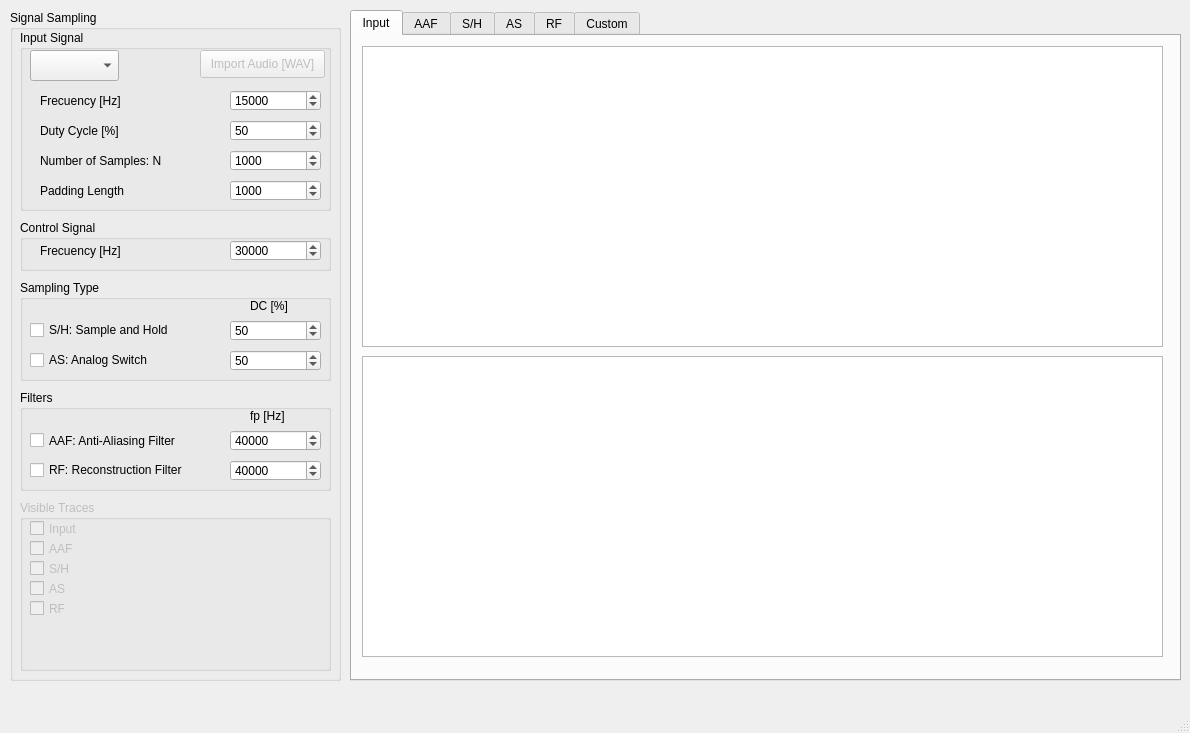
<?xml version="1.0" encoding="UTF-8"?>
<ui version="4.0">
 <class>MainWindow</class>
 <widget class="QMainWindow" name="MainWindow">
  <property name="geometry">
   <rect>
    <x>0</x>
    <y>0</y>
    <width>1190</width>
    <height>733</height>
   </rect>
  </property>
  <property name="windowTitle">
   <string>MainWindow</string>
  </property>
  <widget class="QWidget" name="centralwidget">
   <widget class="QTabWidget" name="tab_plots">
    <property name="geometry">
     <rect>
      <x>350</x>
      <y>10</y>
      <width>831</width>
      <height>671</height>
     </rect>
    </property>
    <property name="autoFillBackground">
     <bool>false</bool>
    </property>
    <property name="tabPosition">
     <enum>QTabWidget::North</enum>
    </property>
    <property name="tabShape">
     <enum>QTabWidget::Rounded</enum>
    </property>
    <property name="currentIndex">
     <number>0</number>
    </property>
    <widget class="QWidget" name="tab_in">
     <property name="accessibleName">
      <string/>
     </property>
     <attribute name="title">
      <string>Input</string>
     </attribute>
     <widget class="PlotWidget" name="plot_a_time_in">
      <property name="geometry">
       <rect>
        <x>10</x>
        <y>10</y>
        <width>801</width>
        <height>301</height>
       </rect>
      </property>
     </widget>
     <widget class="PlotWidget" name="plot_a_freq_in">
      <property name="geometry">
       <rect>
        <x>10</x>
        <y>320</y>
        <width>801</width>
        <height>301</height>
       </rect>
      </property>
     </widget>
    </widget>
    <widget class="QWidget" name="tab_aaf">
     <attribute name="title">
      <string>AAF</string>
     </attribute>
     <widget class="PlotWidget" name="plot_a_freq_aaf">
      <property name="geometry">
       <rect>
        <x>10</x>
        <y>320</y>
        <width>801</width>
        <height>301</height>
       </rect>
      </property>
     </widget>
     <widget class="PlotWidget" name="plot_a_time_aaf">
      <property name="geometry">
       <rect>
        <x>10</x>
        <y>10</y>
        <width>801</width>
        <height>301</height>
       </rect>
      </property>
     </widget>
    </widget>
    <widget class="QWidget" name="tab_sh">
     <attribute name="title">
      <string>S/H</string>
     </attribute>
     <widget class="PlotWidget" name="plot_a_freq_sh">
      <property name="geometry">
       <rect>
        <x>10</x>
        <y>320</y>
        <width>801</width>
        <height>301</height>
       </rect>
      </property>
     </widget>
     <widget class="PlotWidget" name="plot_a_time_sh">
      <property name="geometry">
       <rect>
        <x>10</x>
        <y>10</y>
        <width>801</width>
        <height>301</height>
       </rect>
      </property>
     </widget>
    </widget>
    <widget class="QWidget" name="tab_as">
     <attribute name="title">
      <string>AS</string>
     </attribute>
     <widget class="PlotWidget" name="plot_a_freq_as">
      <property name="geometry">
       <rect>
        <x>10</x>
        <y>320</y>
        <width>801</width>
        <height>301</height>
       </rect>
      </property>
     </widget>
     <widget class="PlotWidget" name="plot_a_time_as">
      <property name="geometry">
       <rect>
        <x>10</x>
        <y>10</y>
        <width>801</width>
        <height>301</height>
       </rect>
      </property>
     </widget>
    </widget>
    <widget class="QWidget" name="tab_rf">
     <attribute name="title">
      <string>RF</string>
     </attribute>
     <widget class="PlotWidget" name="plot_a_freq_rf">
      <property name="geometry">
       <rect>
        <x>10</x>
        <y>320</y>
        <width>801</width>
        <height>301</height>
       </rect>
      </property>
     </widget>
     <widget class="PlotWidget" name="plot_a_time_rf">
      <property name="geometry">
       <rect>
        <x>10</x>
        <y>10</y>
        <width>801</width>
        <height>301</height>
       </rect>
      </property>
     </widget>
    </widget>
    <widget class="QWidget" name="tab">
     <attribute name="title">
      <string>Custom</string>
     </attribute>
     <widget class="PlotWidget" name="plot_a_time_custom">
      <property name="geometry">
       <rect>
        <x>10</x>
        <y>10</y>
        <width>801</width>
        <height>301</height>
       </rect>
      </property>
     </widget>
     <widget class="PlotWidget" name="plot_a_freq_custom">
      <property name="geometry">
       <rect>
        <x>10</x>
        <y>320</y>
        <width>801</width>
        <height>301</height>
       </rect>
      </property>
     </widget>
    </widget>
   </widget>
   <widget class="QGroupBox" name="box_signalSampling">
    <property name="geometry">
     <rect>
      <x>10</x>
      <y>10</y>
      <width>331</width>
      <height>671</height>
     </rect>
    </property>
    <property name="title">
     <string>Signal Sampling</string>
    </property>
    <property name="checkable">
     <bool>false</bool>
    </property>
    <widget class="QGroupBox" name="box_inputSignals">
     <property name="geometry">
      <rect>
       <x>10</x>
       <y>20</y>
       <width>311</width>
       <height>181</height>
      </rect>
     </property>
     <property name="title">
      <string>Input Signal</string>
     </property>
     <property name="flat">
      <bool>false</bool>
     </property>
     <widget class="QComboBox" name="box_typeInputSignal">
      <property name="geometry">
       <rect>
        <x>10</x>
        <y>20</y>
        <width>89</width>
        <height>31</height>
       </rect>
      </property>
      <property name="currentIndex">
       <number>-1</number>
      </property>
      <item>
       <property name="text">
        <string>Sinusoidal</string>
       </property>
      </item>
      <item>
       <property name="text">
        <string>Exponential</string>
       </property>
      </item>
      <item>
       <property name="text">
        <string>Parabolic</string>
       </property>
      </item>
      <item>
       <property name="text">
        <string>Triangular</string>
       </property>
      </item>
      <item>
       <property name="text">
        <string>Sawtooth</string>
       </property>
      </item>
      <item>
       <property name="text">
        <string>Square</string>
       </property>
      </item>
      <item>
       <property name="text">
        <string>Audio</string>
       </property>
      </item>
     </widget>
     <widget class="QLabel" name="label_frecInputSignal">
      <property name="geometry">
       <rect>
        <x>20</x>
        <y>60</y>
        <width>90</width>
        <height>21</height>
       </rect>
      </property>
      <property name="text">
       <string>Frecuency [Hz]</string>
      </property>
     </widget>
     <widget class="QSpinBox" name="spin_frecInputSignal">
      <property name="geometry">
       <rect>
        <x>210</x>
        <y>60</y>
        <width>91</width>
        <height>21</height>
       </rect>
      </property>
      <property name="maximum">
       <number>100000</number>
      </property>
      <property name="value">
       <number>15000</number>
      </property>
     </widget>
     <widget class="QLabel" name="label_frecInputDuty">
      <property name="geometry">
       <rect>
        <x>20</x>
        <y>90</y>
        <width>85</width>
        <height>21</height>
       </rect>
      </property>
      <property name="text">
       <string>Duty Cycle [%]</string>
      </property>
     </widget>
     <widget class="QSpinBox" name="spin_dutyInputSignal">
      <property name="geometry">
       <rect>
        <x>210</x>
        <y>90</y>
        <width>91</width>
        <height>21</height>
       </rect>
      </property>
      <property name="maximum">
       <number>100</number>
      </property>
      <property name="value">
       <number>50</number>
      </property>
     </widget>
     <widget class="QPushButton" name="import_button">
      <property name="enabled">
       <bool>false</bool>
      </property>
      <property name="geometry">
       <rect>
        <x>180</x>
        <y>20</y>
        <width>125</width>
        <height>28</height>
       </rect>
      </property>
      <property name="mouseTracking">
       <bool>false</bool>
      </property>
      <property name="text">
       <string>Import Audio [WAV]</string>
      </property>
      <property name="checkable">
       <bool>false</bool>
      </property>
      <property name="autoDefault">
       <bool>false</bool>
      </property>
      <property name="default">
       <bool>false</bool>
      </property>
      <property name="flat">
       <bool>false</bool>
      </property>
     </widget>
     <widget class="QSpinBox" name="spin_samplesInputSignal">
      <property name="geometry">
       <rect>
        <x>210</x>
        <y>120</y>
        <width>91</width>
        <height>21</height>
       </rect>
      </property>
      <property name="minimum">
       <number>1</number>
      </property>
      <property name="maximum">
       <number>100000</number>
      </property>
      <property name="value">
       <number>1000</number>
      </property>
     </widget>
     <widget class="QLabel" name="label_samplesInputSignal">
      <property name="geometry">
       <rect>
        <x>20</x>
        <y>120</y>
        <width>142</width>
        <height>21</height>
       </rect>
      </property>
      <property name="text">
       <string>Number of Samples: N</string>
      </property>
     </widget>
     <widget class="QLabel" name="label_paddingLength">
      <property name="geometry">
       <rect>
        <x>20</x>
        <y>150</y>
        <width>87</width>
        <height>21</height>
       </rect>
      </property>
      <property name="text">
       <string>Padding Length</string>
      </property>
     </widget>
     <widget class="QSpinBox" name="spin_paddingLength">
      <property name="geometry">
       <rect>
        <x>210</x>
        <y>150</y>
        <width>91</width>
        <height>21</height>
       </rect>
      </property>
      <property name="minimum">
       <number>1</number>
      </property>
      <property name="maximum">
       <number>100000</number>
      </property>
      <property name="value">
       <number>1000</number>
      </property>
     </widget>
    </widget>
    <widget class="QGroupBox" name="box_samplingType">
     <property name="geometry">
      <rect>
       <x>10</x>
       <y>270</y>
       <width>311</width>
       <height>101</height>
      </rect>
     </property>
     <property name="title">
      <string>Sampling Type</string>
     </property>
     <widget class="QCheckBox" name="check_sampleHold">
      <property name="geometry">
       <rect>
        <x>10</x>
        <y>40</y>
        <width>154</width>
        <height>20</height>
       </rect>
      </property>
      <property name="text">
       <string>S/H: Sample and Hold</string>
      </property>
     </widget>
     <widget class="QSpinBox" name="spin_dutyControlSignalSH">
      <property name="geometry">
       <rect>
        <x>210</x>
        <y>40</y>
        <width>91</width>
        <height>21</height>
       </rect>
      </property>
      <property name="maximum">
       <number>100</number>
      </property>
      <property name="value">
       <number>50</number>
      </property>
     </widget>
     <widget class="QLabel" name="label_dutyControlSignalSH">
      <property name="geometry">
       <rect>
        <x>230</x>
        <y>15</y>
        <width>42</width>
        <height>21</height>
       </rect>
      </property>
      <property name="text">
       <string>DC [%]</string>
      </property>
     </widget>
     <widget class="QCheckBox" name="check_analogSwitch">
      <property name="geometry">
       <rect>
        <x>10</x>
        <y>70</y>
        <width>133</width>
        <height>20</height>
       </rect>
      </property>
      <property name="text">
       <string>AS: Analog Switch</string>
      </property>
     </widget>
     <widget class="QSpinBox" name="spin_dutyControlSignalAS">
      <property name="geometry">
       <rect>
        <x>210</x>
        <y>70</y>
        <width>91</width>
        <height>21</height>
       </rect>
      </property>
      <property name="maximum">
       <number>100</number>
      </property>
      <property name="value">
       <number>50</number>
      </property>
     </widget>
    </widget>
    <widget class="QGroupBox" name="box_filters">
     <property name="geometry">
      <rect>
       <x>10</x>
       <y>380</y>
       <width>311</width>
       <height>101</height>
      </rect>
     </property>
     <property name="title">
      <string>Filters</string>
     </property>
     <widget class="QCheckBox" name="check_AAF">
      <property name="geometry">
       <rect>
        <x>10</x>
        <y>40</y>
        <width>163</width>
        <height>21</height>
       </rect>
      </property>
      <property name="text">
       <string>AAF: Anti-Aliasing Filter</string>
      </property>
      <property name="checkable">
       <bool>true</bool>
      </property>
      <property name="checked">
       <bool>false</bool>
      </property>
     </widget>
     <widget class="QCheckBox" name="check_RF">
      <property name="geometry">
       <rect>
        <x>10</x>
        <y>70</y>
        <width>168</width>
        <height>20</height>
       </rect>
      </property>
      <property name="text">
       <string>RF: Reconstruction Filter</string>
      </property>
     </widget>
     <widget class="QLabel" name="label_2">
      <property name="geometry">
       <rect>
        <x>230</x>
        <y>15</y>
        <width>39</width>
        <height>21</height>
       </rect>
      </property>
      <property name="text">
       <string>fp [Hz]</string>
      </property>
     </widget>
     <widget class="QSpinBox" name="spin_freqAAF">
      <property name="geometry">
       <rect>
        <x>210</x>
        <y>40</y>
        <width>91</width>
        <height>21</height>
       </rect>
      </property>
      <property name="maximum">
       <number>1000000</number>
      </property>
      <property name="value">
       <number>40000</number>
      </property>
     </widget>
     <widget class="QSpinBox" name="spin_freqRF">
      <property name="geometry">
       <rect>
        <x>210</x>
        <y>70</y>
        <width>91</width>
        <height>21</height>
       </rect>
      </property>
      <property name="maximum">
       <number>1000000</number>
      </property>
      <property name="value">
       <number>40000</number>
      </property>
     </widget>
    </widget>
    <widget class="QGroupBox" name="box_controlSignal">
     <property name="geometry">
      <rect>
       <x>10</x>
       <y>210</y>
       <width>311</width>
       <height>51</height>
      </rect>
     </property>
     <property name="title">
      <string>Control Signal</string>
     </property>
     <widget class="QLabel" name="label_frecControlSignal">
      <property name="geometry">
       <rect>
        <x>20</x>
        <y>20</y>
        <width>90</width>
        <height>21</height>
       </rect>
      </property>
      <property name="text">
       <string>Frecuency [Hz]</string>
      </property>
     </widget>
     <widget class="QSpinBox" name="spin_frecControlSignal">
      <property name="geometry">
       <rect>
        <x>210</x>
        <y>20</y>
        <width>91</width>
        <height>21</height>
       </rect>
      </property>
      <property name="maximum">
       <number>1000000</number>
      </property>
      <property name="value">
       <number>30000</number>
      </property>
     </widget>
    </widget>
    <widget class="QGroupBox" name="box_custom">
     <property name="enabled">
      <bool>false</bool>
     </property>
     <property name="geometry">
      <rect>
       <x>10</x>
       <y>490</y>
       <width>311</width>
       <height>171</height>
      </rect>
     </property>
     <property name="title">
      <string>Visible Traces</string>
     </property>
     <property name="checkable">
      <bool>false</bool>
     </property>
     <widget class="QCheckBox" name="check_customInput">
      <property name="geometry">
       <rect>
        <x>10</x>
        <y>20</y>
        <width>70</width>
        <height>17</height>
       </rect>
      </property>
      <property name="text">
       <string>Input</string>
      </property>
     </widget>
     <widget class="QCheckBox" name="check_customAS">
      <property name="geometry">
       <rect>
        <x>10</x>
        <y>80</y>
        <width>70</width>
        <height>17</height>
       </rect>
      </property>
      <property name="text">
       <string>AS</string>
      </property>
     </widget>
     <widget class="QCheckBox" name="check_customRF">
      <property name="geometry">
       <rect>
        <x>10</x>
        <y>100</y>
        <width>70</width>
        <height>17</height>
       </rect>
      </property>
      <property name="text">
       <string>RF</string>
      </property>
     </widget>
     <widget class="QCheckBox" name="check_customSH">
      <property name="geometry">
       <rect>
        <x>10</x>
        <y>60</y>
        <width>70</width>
        <height>17</height>
       </rect>
      </property>
      <property name="text">
       <string>S/H</string>
      </property>
     </widget>
     <widget class="QCheckBox" name="check_customAAF">
      <property name="geometry">
       <rect>
        <x>10</x>
        <y>40</y>
        <width>70</width>
        <height>17</height>
       </rect>
      </property>
      <property name="text">
       <string>AAF</string>
      </property>
     </widget>
    </widget>
   </widget>
  </widget>
  <widget class="QMenuBar" name="menubar">
   <property name="geometry">
    <rect>
     <x>0</x>
     <y>0</y>
     <width>1190</width>
     <height>21</height>
    </rect>
   </property>
  </widget>
  <widget class="QStatusBar" name="statusbar"/>
 </widget>
 <customwidgets>
  <customwidget>
   <class>PlotWidget</class>
   <extends>QGraphicsView</extends>
   <header>pyqtgraph</header>
  </customwidget>
 </customwidgets>
 <resources/>
 <connections/>
</ui>
